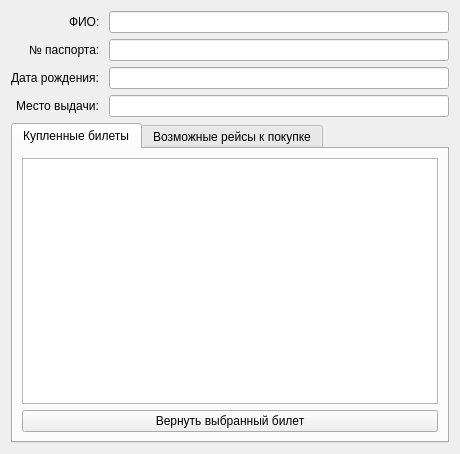
<?xml version="1.0" encoding="UTF-8"?>
<ui version="4.0">
 <class>PassForm</class>
 <widget class="QWidget" name="PassForm">
  <property name="geometry">
   <rect>
    <x>0</x>
    <y>0</y>
    <width>460</width>
    <height>454</height>
   </rect>
  </property>
  <property name="windowTitle">
   <string>Иформация о пассажире</string>
  </property>
  <layout class="QVBoxLayout" name="verticalLayout_3">
   <item>
    <layout class="QFormLayout" name="formLayout">
     <property name="labelAlignment">
      <set>Qt::AlignRight|Qt::AlignTrailing|Qt::AlignVCenter</set>
     </property>
     <item row="0" column="0">
      <widget class="QLabel" name="label_name">
       <property name="text">
        <string>ФИО: </string>
       </property>
      </widget>
     </item>
     <item row="0" column="1">
      <widget class="QLineEdit" name="line_name">
       <property name="readOnly">
        <bool>true</bool>
       </property>
       <property name="clearButtonEnabled">
        <bool>false</bool>
       </property>
      </widget>
     </item>
     <item row="1" column="0">
      <widget class="QLabel" name="label_pas_num">
       <property name="text">
        <string>№ паспорта: </string>
       </property>
      </widget>
     </item>
     <item row="1" column="1">
      <widget class="QLineEdit" name="line_pas_num">
       <property name="readOnly">
        <bool>true</bool>
       </property>
      </widget>
     </item>
     <item row="2" column="0">
      <widget class="QLabel" name="label_birth_place_2">
       <property name="text">
        <string>Дата рождения: </string>
       </property>
      </widget>
     </item>
     <item row="2" column="1">
      <widget class="QLineEdit" name="line_birth">
       <property name="styleSheet">
        <string notr="true"/>
       </property>
       <property name="readOnly">
        <bool>true</bool>
       </property>
      </widget>
     </item>
     <item row="3" column="0">
      <widget class="QLabel" name="label_birth_place">
       <property name="text">
        <string>Место выдачи: </string>
       </property>
      </widget>
     </item>
     <item row="3" column="1">
      <widget class="QLineEdit" name="line_birth_2">
       <property name="styleSheet">
        <string notr="true"/>
       </property>
       <property name="readOnly">
        <bool>true</bool>
       </property>
      </widget>
     </item>
    </layout>
   </item>
   <item>
    <widget class="QTabWidget" name="tabWidget">
     <property name="currentIndex">
      <number>0</number>
     </property>
     <widget class="QWidget" name="tab">
      <attribute name="title">
       <string>Купленные билеты</string>
      </attribute>
      <layout class="QVBoxLayout" name="verticalLayout">
       <item>
        <widget class="QTableWidget" name="tableWidget">
         <property name="editTriggers">
          <set>QAbstractItemView::NoEditTriggers</set>
         </property>
        </widget>
       </item>
       <item>
        <widget class="QPushButton" name="return_ticket_but">
         <property name="text">
          <string>Вернуть выбранный билет</string>
         </property>
        </widget>
       </item>
      </layout>
     </widget>
     <widget class="QWidget" name="tab_2">
      <attribute name="title">
       <string>Возможные рейсы к покупке</string>
      </attribute>
      <layout class="QVBoxLayout" name="verticalLayout_2">
       <item>
        <widget class="QTableWidget" name="tableWidget_2"/>
       </item>
       <item>
        <widget class="QPushButton" name="issue_ticket_but">
         <property name="text">
          <string>Оформить новый билет на выбранный рейс</string>
         </property>
        </widget>
       </item>
      </layout>
     </widget>
    </widget>
   </item>
  </layout>
 </widget>
 <tabstops>
  <tabstop>line_name</tabstop>
  <tabstop>line_pas_num</tabstop>
  <tabstop>line_birth</tabstop>
  <tabstop>line_birth_2</tabstop>
 </tabstops>
 <resources/>
 <connections/>
</ui>
